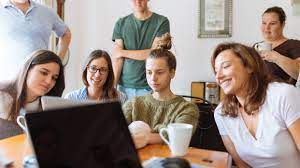
#> input picture Images/group.jpg, 300 x 168 px
$ python face_detection.py
#> lines starting #> are read from the running program, lines starting #| are printed output that depends on the picture; after the words box and inside, x2 and y2 are one past the last pixel; in counts of white or black regions, pixels touching at a corner belong together
import cv2 as cv

img=cv.imread('Images/group.jpg')
#> img is the input picture: shape (168, 300, 3); mean B, G, R 130.1, 137.3, 151.1
cv.imshow('image',img)

gray=cv.cvtColor(img, cv.COLOR_BGR2GRAY)
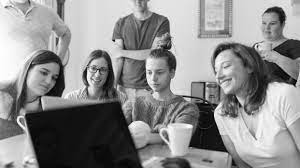
#> gray: shape (168, 300); min 0, max 255, mean 140.6
cv.imshow('Gray',gray)

haar_cascade = cv.CascadeClassifier('haar_face.xml')

faces_rect=haar_cascade.detectMultiScale(gray, scaleFactor=1.1, minNeighbors=1)
#> faces_rect = [[256, 14, 25, 25], [84, 59, 28, 28], [141, 62, 29, 29], [209, 52, 38, 38]]
print(f'Number of faces found = {len(faces_rect)}')
#| Number of faces found = 4

for (x,y,w,h) in faces_rect:
    cv.rectangle(img,(x,y),(x+w,y+h),(0,255,0),thickness=2)
#> this loop made 4 passes
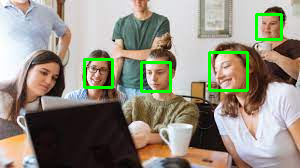
#> img: shape (168, 300, 3); 2.83% of pixels changed, all inside (x1, y1, x2, y2) = (83, 13, 283, 93)

cv.imshow('Detected Faces',img)


cv.waitKey(0)

$ run again, with Images/face_0.jpg copied over Images/group.jpg
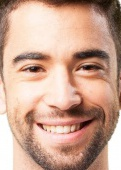
#> input picture Images/face_0.jpg, 121 x 170 px
#> img is the input picture: shape (170, 121, 3); mean B, G, R 146, 164.8, 202.3
#> `gray=cv.cvtColor(img, cv.COLOR_BGR2GRAY)`:
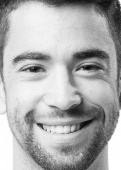
#> gray: shape (170, 121); min 8, max 255, mean 173.9
#> faces_rect = ()
#| Number of faces found = 0

$ run again, with Images/face_1.jpg copied over Images/group.jpg
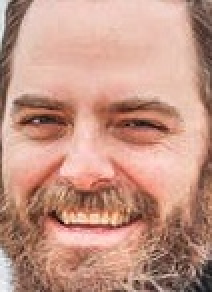
#> input picture Images/face_1.jpg, 106 x 146 px (shown 2 times larger)
#> img is the input picture: shape (146, 106, 3); mean B, G, R 133.1, 149.3, 196.3
#> `gray=cv.cvtColor(img, cv.COLOR_BGR2GRAY)`:
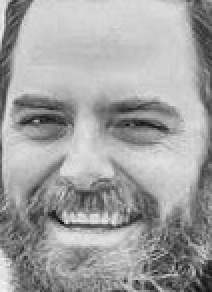
#> gray: shape (146, 106) (shown 2 times larger); min 14, max 246, mean 161.5
#> faces_rect = ()
#| Number of faces found = 0

$ run again, with Images/face_10.jpg copied over Images/group.jpg
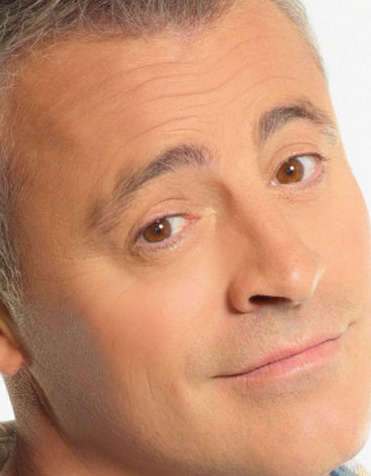
#> input picture Images/face_10.jpg, 371 x 476 px
#> img is the input picture: shape (476, 371, 3); mean B, G, R 113.3, 144, 198.4
#> `gray=cv.cvtColor(img, cv.COLOR_BGR2GRAY)`:
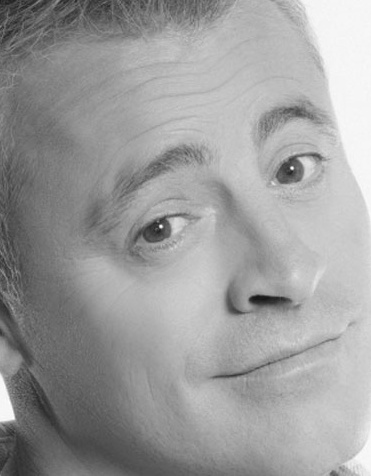
#> gray: shape (476, 371); min 21, max 254, mean 156.8
#> faces_rect = ()
#| Number of faces found = 0
